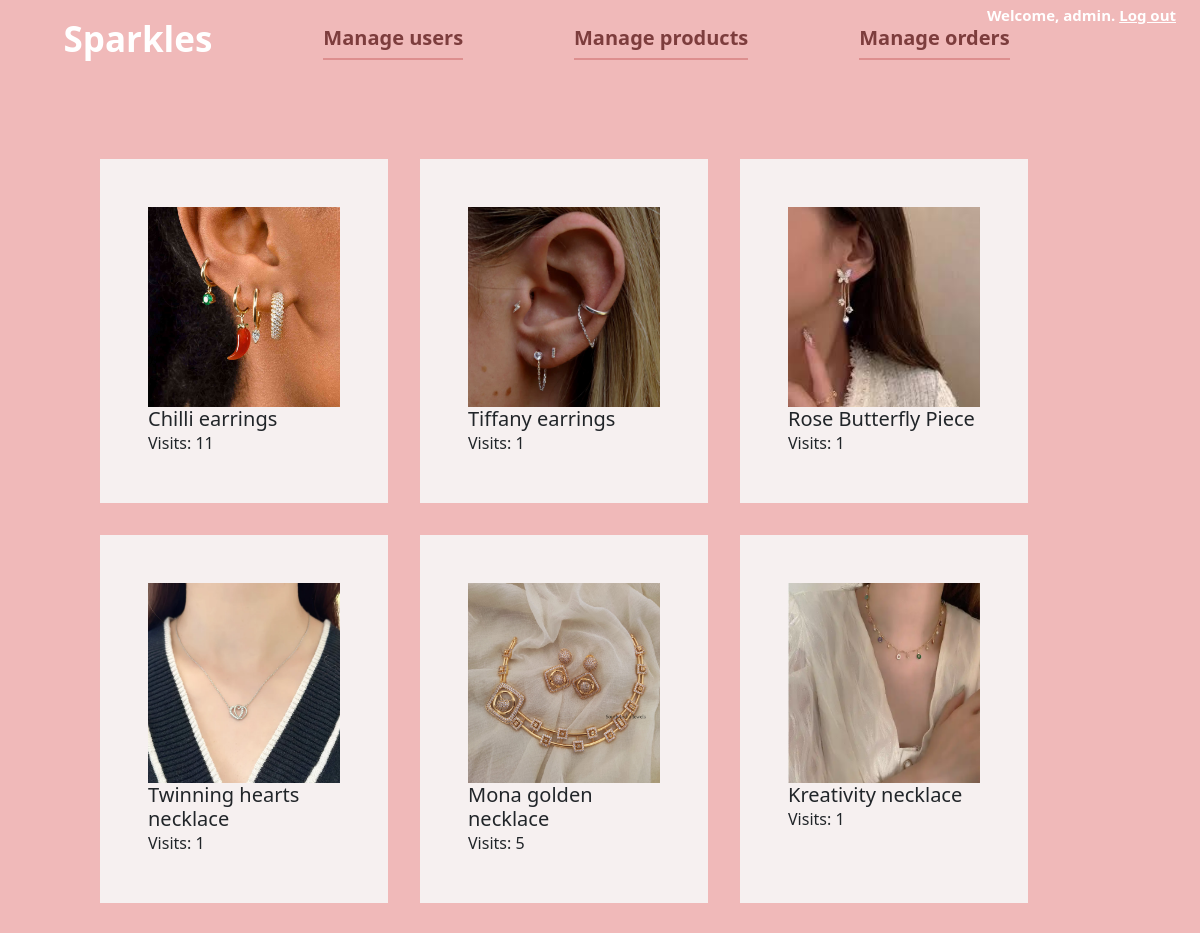
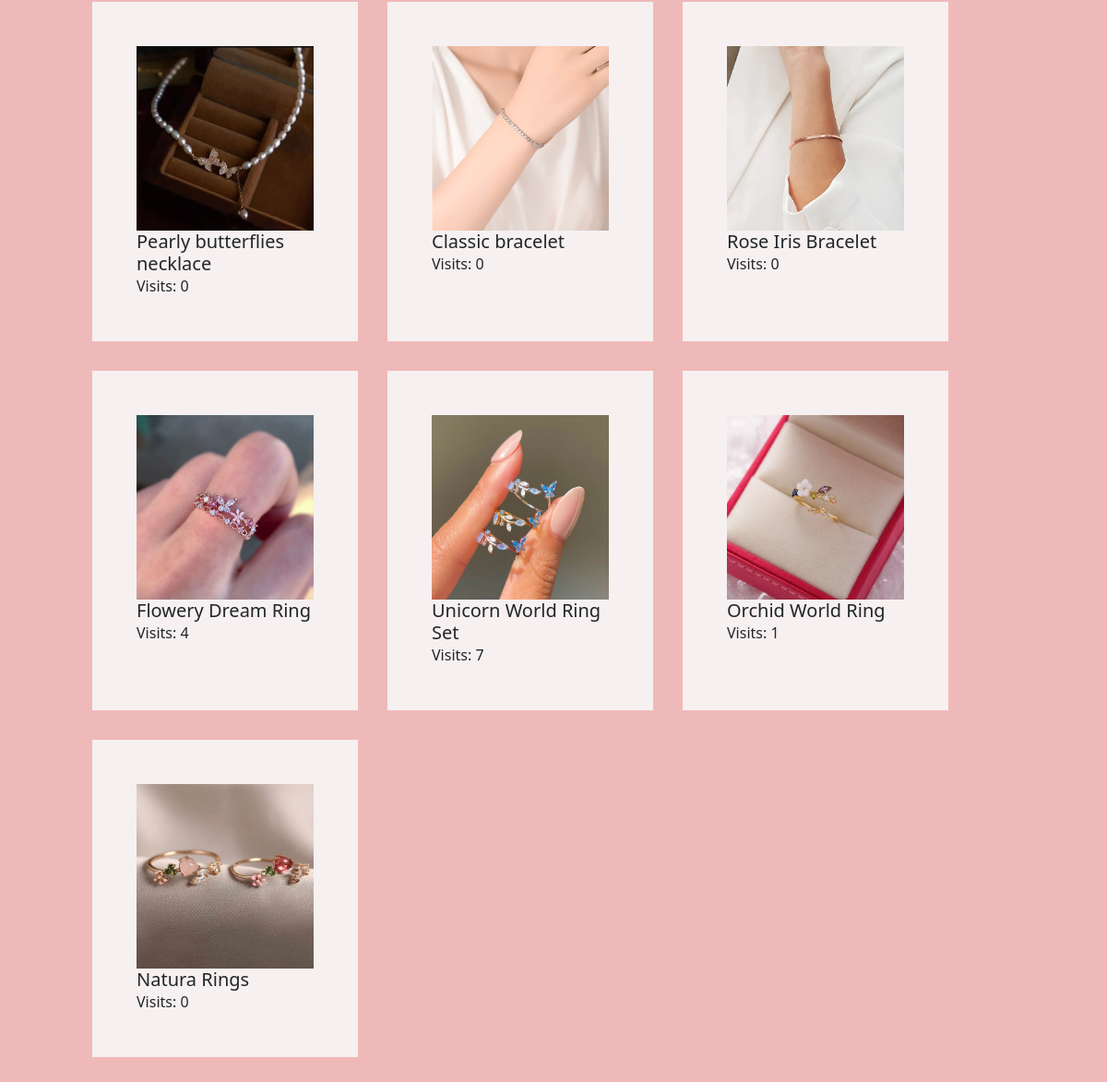
Page /stats (signed in) on the earlier database version (2 pictures, top to bottom).
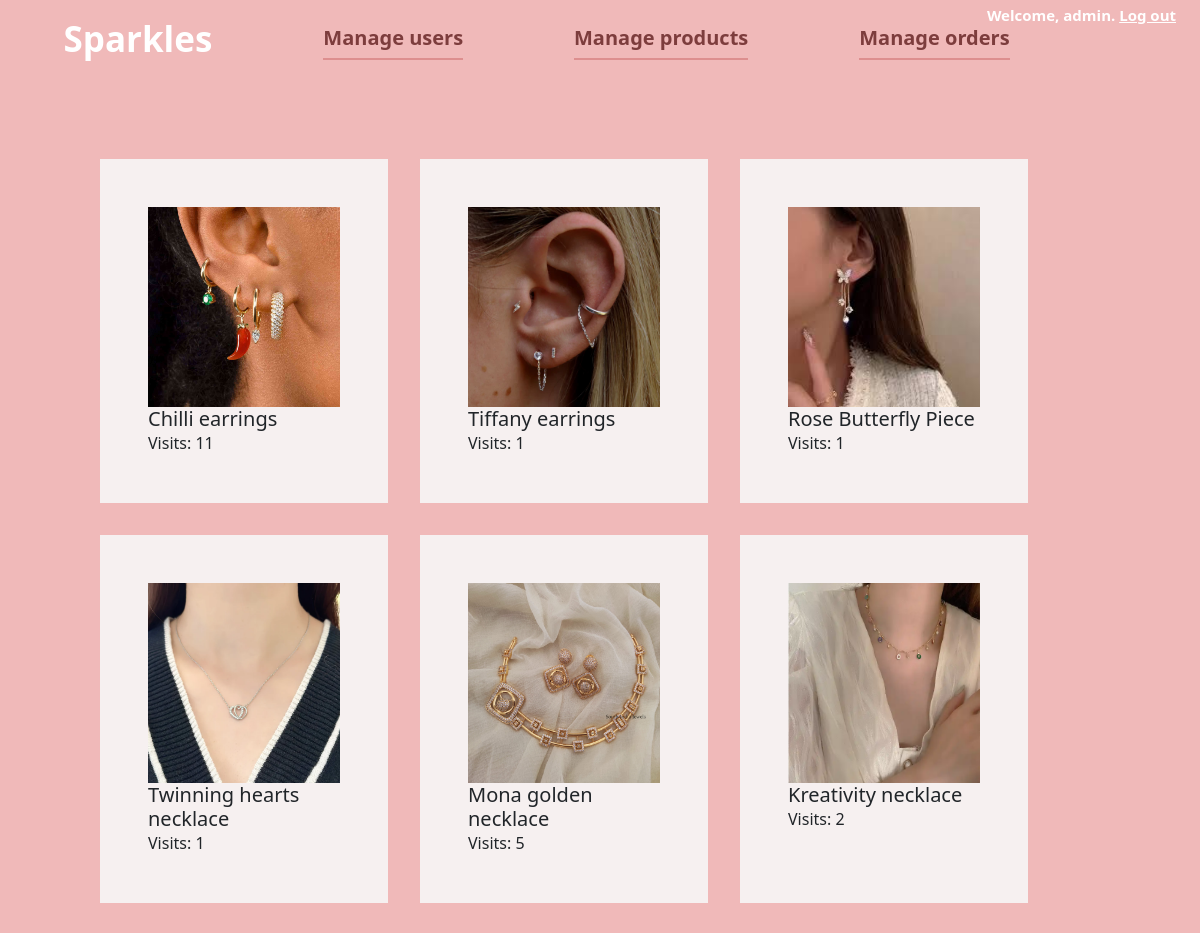
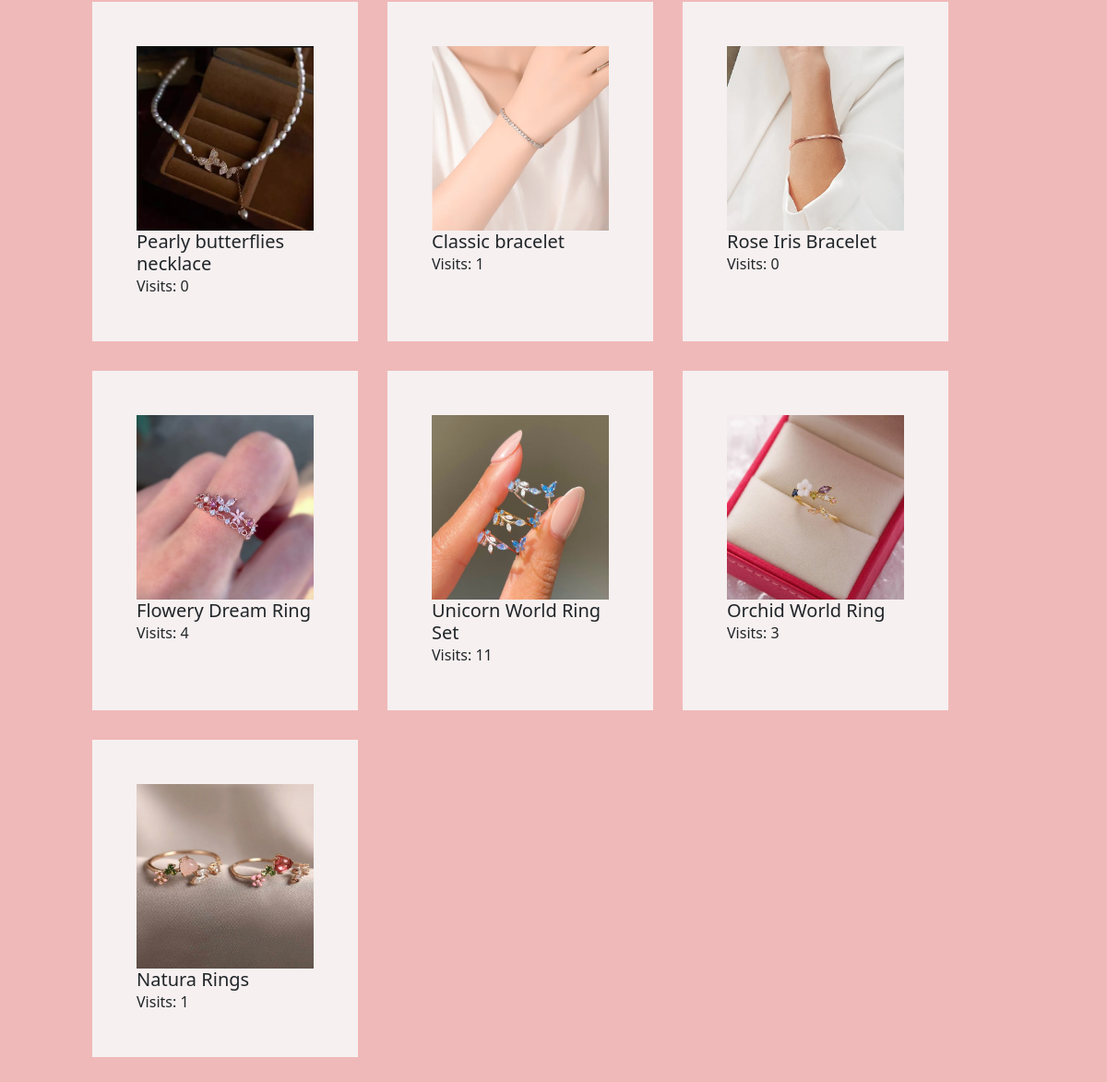
Same page on the later database version (2 pictures, top to bottom).
### shop/models.py (models this page shows, shortened)
class Product(models.Model):
    name = models.CharField(max_length=255)
    quantity = models.IntegerField()
    price = models.IntegerField()
    image = models.ImageField(upload_to='images', blank=True)
    description = models.TextField(max_length=255)
    category = models.ForeignKey(Category, on_delete=models.CASCADE)
    brand = models.ForeignKey(Brand, on_delete=models.CASCADE, blank=True, null=True)
    visits = models.IntegerField(default=0)

### shop/views.py (the view)
# urls.py: path("stats", stats, name="stats")
@login_required(login_url="/admin_login")
@user_passes_test(is_seller, login_url="/admin_login")
def stats(request):
    context = dict()
    context['products'] = Product.objects.all()
    return render(request, "seller/stats.html", context=context)

### shop/views.py (called while the page is built)
def is_seller(user):
    return user.groups.filter(name='Seller').exists()

### shop/templates/seller/stats.html
{% extends "seller/seller_base.html" %}
{% block content %}
<div style="background-color: rgb(240, 185, 185);width: 100%;">
    <div class="px-5 py-3" style="width: 100%; height: 100%;">
            <div class="m-5">
                <div class="row">
                    {% for product in products %}
                    <div class="col-md-4 card_custom p-5 m-3" style="width: 18rem;">
                        <a href="/product?id={{product.id}}">
                            <img src="{{product.image.url}}" class="card-img-top" alt="..." style="height:200px">
                        </a>
                        <div class="card-body">
                          <h5 class="card-title">{{product.name}}</h5>
                          <p class="card-text">Visits: {{product.visits}}</p>
                        </div>
                      </div>
                      {% endfor %}
                </div>
                </div>
    </div>
</div>
{% endblock %}

### shop/templates/seller/seller_base.html
{% extends "../base.html" %}
{% block main %}
<nav class="navbar navbar-expand-lg navbar-light px-3 d-flex justify-content-around" id="seller-nav" style="background-color: rgb(240, 185, 185);">
    <div class="navbar-brand fw-bold" style="font-size: 35px; color: white;"><a href="/dashboard">Sparkles</a></div>
    <div class="navbar-brand fw-bold" style="font-size: 20px; color: rgb(125,61,61); border-bottom: solid 2px rgb(221,143,143);">
        <a href="/users">Manage users</a></div>
    <div class="navbar-brand fw-bold" style="font-size: 20px; color: rgb(125,61,61); border-bottom: solid 2px rgb(221,143,143); ">
        <a href="/products">Manage products</a></div>
    <div class="navbar-brand fw-bold" style="font-size: 20px; color: rgb(125,61,61); border-bottom: solid 2px rgb(221,143,143);">
        <a href="/orders">Manage orders</a></div>
    <div class="navbar-brand fw-bold" style="font-size: 15px; color: rgb(255,255,255);">
        <div style="position: absolute; top: 0; right:0;" class="mx-4 my-1">Welcome, admin. <a style="text-decoration: underline;" href="/admin_logout">Log out</a></div>
    </div>
  </nav>
    {% block content %}
    {% endblock %}
{% endblock %}

### shop/templates/base.html (shortened to what this page needs)
{% load static %}
<!DOCTYPE html>
<html lang="en">
<head>
    <link href="https://cdn.jsdelivr.net/npm/bootstrap@5.2.0-beta1/dist/css/bootstrap.min.css" rel="stylesheet">
    <link rel="stylesheet" href="{% static 'style.css' %}">
    <link rel="stylesheet" href="{% static 'style_admin_login.css' %}">
    <link rel="stylesheet" href="{% static 'style_admin_dashboard.css' %}">
    <link rel="stylesheet" href="{% static 'style_homepage.css' %}">
    <link rel="stylesheet" href="{% static 'style_product_details.css' %}">
    <link rel="stylesheet" href="{% static 'style_user_login.css' %}">
    <link rel="stylesheet" href="{% static 'style_user_forms.css' %}">
</head>
<body>
    {% block main %}
    {% endblock %}
</body>
</html>

### static/style.css (style rules this page uses)
body { width: 100%; height: 100%; }
html { width: 100%; height: 100%; }
#seller-nav { background-color: rgb(240, 185, 185); }
a { text-decoration: none; color: inherit; }

### static/style_homepage.css (style rules this page uses)
.card_custom { border-radius: 0; background-color: rgb(246,240,240); }

Differences in the rows shown:
changed Product "Kreativity necklace": visits "1" → "2"
changed Product "Classic bracelet": visits "0" → "1"
changed Product "Unicorn World Ring Set": visits "7" → "11"
changed Product "Orchid World Ring": visits "1" → "3"
changed Product "Natura Rings": visits "0" → "1"
